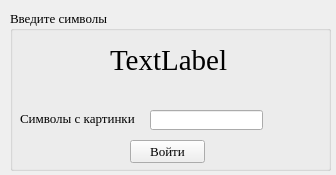
<?xml version="1.0" encoding="UTF-8"?>
<ui version="4.0">
 <class>capcha</class>
 <widget class="QWidget" name="capcha">
  <property name="geometry">
   <rect>
    <x>0</x>
    <y>0</y>
    <width>336</width>
    <height>175</height>
   </rect>
  </property>
  <property name="windowTitle">
   <string>Capcha</string>
  </property>
  <widget class="QGroupBox" name="groupBox">
   <property name="geometry">
    <rect>
     <x>10</x>
     <y>10</y>
     <width>321</width>
     <height>161</height>
    </rect>
   </property>
   <property name="font">
    <font>
     <family>Times New Roman</family>
     <pointsize>10</pointsize>
    </font>
   </property>
   <property name="title">
    <string>Введите символы</string>
   </property>
   <widget class="QLineEdit" name="lineEdit_2">
    <property name="geometry">
     <rect>
      <x>140</x>
      <y>100</y>
      <width>113</width>
      <height>20</height>
     </rect>
    </property>
    <property name="font">
     <font>
      <family>Times New Roman</family>
      <pointsize>10</pointsize>
     </font>
    </property>
    <property name="text">
     <string/>
    </property>
   </widget>
   <widget class="QLabel" name="label_3">
    <property name="geometry">
     <rect>
      <x>10</x>
      <y>100</y>
      <width>121</width>
      <height>16</height>
     </rect>
    </property>
    <property name="font">
     <font>
      <family>Times New Roman</family>
      <pointsize>10</pointsize>
     </font>
    </property>
    <property name="text">
     <string>Символы с картинки</string>
    </property>
   </widget>
   <widget class="QLabel" name="label_4">
    <property name="geometry">
     <rect>
      <x>100</x>
      <y>30</y>
      <width>161</width>
      <height>41</height>
     </rect>
    </property>
    <property name="font">
     <font>
      <family>Times New Roman</family>
      <pointsize>22</pointsize>
     </font>
    </property>
    <property name="text">
     <string>TextLabel</string>
    </property>
   </widget>
   <widget class="QPushButton" name="pushButton_2">
    <property name="geometry">
     <rect>
      <x>120</x>
      <y>130</y>
      <width>75</width>
      <height>23</height>
     </rect>
    </property>
    <property name="font">
     <font>
      <family>Times New Roman</family>
      <pointsize>10</pointsize>
     </font>
    </property>
    <property name="text">
     <string>Войти</string>
    </property>
   </widget>
  </widget>
 </widget>
 <resources/>
 <connections/>
</ui>
